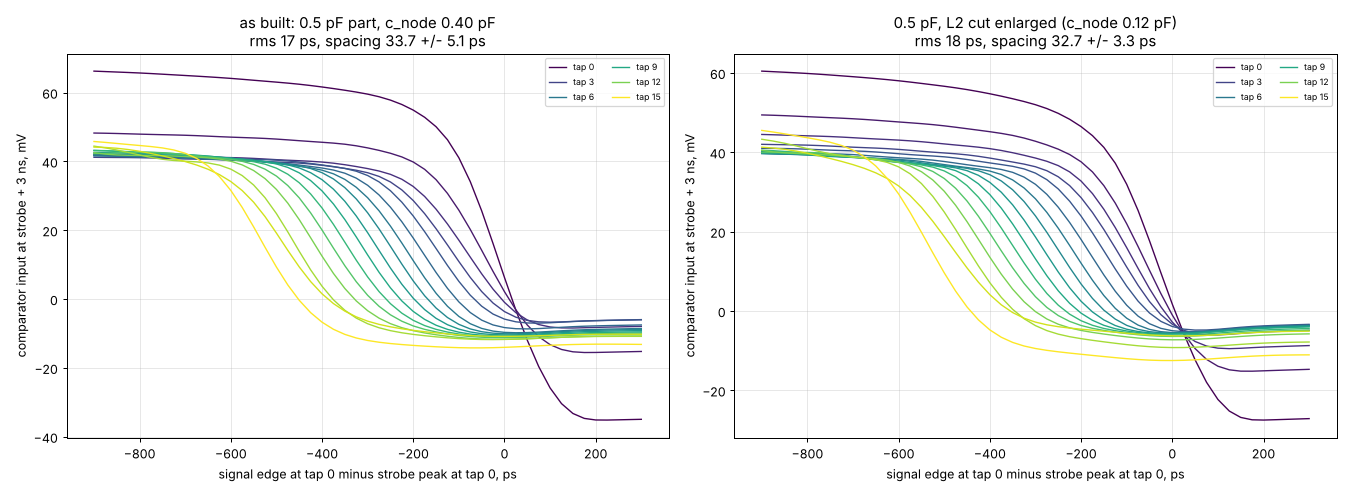

Python code for this plot:
"""BOM-2 tap-capacitor study on the as-built array (deck_ab.py).
(1) survey: coupling ("hold") capacitor cc x hold-node capacitance c_node -> strobe arrival per tap, captured value
    (edge passed / not yet arrived), feed-through (edge arriving after the strobe vs no edge), droop to the latch
    (+5 / +8 / +12 ns), tap-to-tap spread
(2) full edge sweeps (tap positions, spacing, single-shot rms with sim/phase_array/run.py's estimator) for the
    as-built nominal and the candidates.
python3 taps.py [survey|sweep|all]  -> survey.json / sweep.json, taps.png   (about 15-25 min, 4 processes)"""
import dataclasses, json, os, sys
from multiprocessing import Pool
import numpy as np
import matplotlib
matplotlib.use("Agg")
import matplotlib.pyplot as plt

HERE = os.path.dirname(os.path.abspath(__file__))
sys.path.insert(0, HERE)
import deck_ab as A  # noqa: E402
sys.path.insert(0, os.path.join(HERE, "..", "phase_array"))
import run as RN  # noqa: E402  (fit_taps, tdc, pulse_stats; not edited)

N = A.N
OV = [f"v(o{i})" for i in range(N)]
PA = [f"v(pa{i})" for i in range(N)]
TREAD = (1e-9, 3e-9, 5e-9, 8e-9, 12e-9)


def strobe_job(p):
    t, w = A.sim_ab(dataclasses.replace(p, signal=False, tstop=2e-9), A.D.T_ST + 0.7e-9, PA + ["v(a0)", "v(a15)"])
    st = {n: RN.pulse_stats(t, w[n]) for n in PA}
    return st, float(w["v(a0)"].max()), float(w["v(a15)"].max())


def read_job(args):
    p, tp0 = args
    t, w = A.sim_ab(p, tp0, OV)
    return {f"{dt*1e9:g}": [float(np.interp(tp0 + dt, t, w[o])) for o in OV] for dt in TREAD}


def survey(pool):
    cases = []
    for cn in (0.40e-12, 0.12e-12):
        for cc in (0.03e-12, 0.1e-12, 0.2e-12, 0.3e-12, 0.5e-12, 0.8e-12):
            cases.append((f"cc {cc*1e12:.2f} pF, c_node {cn*1e12:.2f} pF", A.AB(cc=cc, c_node=cn, tstop=13e-9)))
    cases.append(("original deck values (0.47 pF, c_node 0)", A.AB(cc=0.47e-12, c_node=0.0, tstop=13e-9)))
    sts = pool.map(strobe_job, [p for _, p in cases])
    jobs = []
    for (name, p), (st, _, _) in zip(cases, sts):
        tp0 = st["v(pa0)"]["t_peak"]
        jobs += [(dataclasses.replace(p, x=-900e-12), tp0), (dataclasses.replace(p, x=+300e-12), tp0),
                 (dataclasses.replace(p, signal=False), tp0)]
    rr = pool.map(read_job, jobs)
    out = {}
    for k, ((name, p), (st, a0, a15)) in enumerate(zip(cases, sts)):
        hi, lo, idle = rr[3 * k], rr[3 * k + 1], rr[3 * k + 2]
        arr = np.array([st[n]["t_peak"] for n in PA]); arr -= arr[0]
        r = dict(cc_pF=p.cc * 1e12, c_node_pF=p.c_node * 1e12,
                 strobe_tap0_V=st["v(pa0)"]["peak"], strobe_tap15_V=st["v(pa15)"]["peak"],
                 strobe_ps_per_tap=float(arr[-1] / 15 * 1e12), node_a0_peak_V=a0, node_a15_peak_V=a15)
        for dt in ("1", "3", "5", "8", "12"):
            h, l, i0 = (np.array(x[dt]) * 1e3 for x in (hi, lo, idle))
            sw = h - l
            r[f"t{dt}ns"] = dict(passed_mV=h.round(1).tolist(), not_arrived_mV=l.round(1).tolist(),
                                swing_min_mV=float(sw.min()), swing_mean_mV=float(sw.mean()), swing_max_mV=float(sw.max()),
                                mid_mean_mV=float(((h + l) / 2).mean()), mid_spread_mV=float(np.ptp((h + l) / 2)),
                                feedthrough_mean_mV=float((l - i0).mean()))
        s3, s12 = np.array(hi["3"]) - np.array(lo["3"]), np.array(hi["12"]) - np.array(lo["12"])
        r["droop_3_to_12ns_pct"] = float(100 * np.mean(1 - s12 / s3))
        out[name] = r
        print(name, {kk: (round(v, 3) if isinstance(v, float) else v) for kk, v in r.items() if not kk.startswith("t")},
              "swing3 min/mean", round(r["t3ns"]["swing_min_mV"], 1), round(r["t3ns"]["swing_mean_mV"], 1),
              "mid", round(r["t3ns"]["mid_mean_mV"], 1), "ft", round(r["t3ns"]["feedthrough_mean_mV"], 1),
              "swing12 min", round(r["t12ns"]["swing_min_mV"], 1), flush=True)
    return out


def sweep(pool, cases):
    xs = np.arange(-900e-12, 300.1e-12, 25e-12)
    out = {}
    for name, p in cases.items():
        st, _, _ = strobe_job(p)
        tp0 = st["v(pa0)"]["t_peak"]
        rr = pool.map(read_job, [(dataclasses.replace(p, x=float(x), tstop=4e-9), tp0) for x in xs])
        V = np.array([r["3"] for r in rr])
        ft = RN.fit_taps(xs, V)
        pos = np.array([q["pos_ps"] for q in ft]) * 1e-12
        half = np.array([(q["hi_mV"] - q["lo_mV"]) / 2e3 for q in ft])
        wid = float(np.median([q["w1090_ps"] for q in ft])) * 1e-12
        sp = np.diff(np.sort(pos)) * 1e12
        def rms(**kw):
            try:
                return RN.tdc(pos, half, wid, **kw) * 1e12
            except ValueError:            # no usable captures (taps never switch)
                return float("nan")
        out[name] = dict(taps=ft, spacing_ps=sp.round(1).tolist(), spacing_mean=float(sp.mean()), spacing_sd=float(sp.std()),
                         spacing_min=float(sp.min()), spacing_max=float(sp.max()), window_ps=float((pos.max() - pos.min()) * 1e12),
                         half_min_mV=float(half.min() * 1e3), half_max_mV=float(half.max() * 1e3), w1090_ps=wid * 1e12,
                         rms_ps=rms(), rms_ps_off6p5=rms(off=6.5e-3),
                         x=xs.tolist(), V=V.tolist())
        print(name, {k: (round(v, 2) if isinstance(v, float) else v) for k, v in out[name].items() if k not in ("taps", "x", "V")}, flush=True)
    return out


if __name__ == "__main__":
    what = sys.argv[1] if len(sys.argv) > 1 else "all"
    with Pool(4) as pool:
        if what in ("survey", "all"):
            json.dump(survey(pool), open(os.path.join(HERE, "survey.json"), "w"), indent=1)
        if what in ("sweep", "all"):
            cases = {"as built: 0.5 pF part, c_node 0.40 pF": A.AB(cc=0.5e-12, c_node=0.40e-12),
                     "0.5 pF, L2 cut enlarged (c_node 0.12 pF)": A.AB(cc=0.5e-12, c_node=0.12e-12),
                     "printed 0.5 pF (L1 patch / L2 island), cut enlarged, c_node 0.12 pF": A.AB(cc=0.5e-12, c_node=0.12e-12, pad_s=0.16e-12),
                     "FH -0.25 pF corner: 0.25 pF, c_node 0.40": A.AB(cc=0.25e-12, c_node=0.40e-12),
                     "printed -15 % (0.43 pF), c_node 0.12": A.AB(cc=0.43e-12, c_node=0.12e-12, pad_s=0.16e-12),
                     "printed +15 % (0.58 pF), c_node 0.12": A.AB(cc=0.58e-12, c_node=0.12e-12, pad_s=0.16e-12),
                     "Murata W -0.05 pF corner: 0.45 pF, c_node 0.40": A.AB(cc=0.45e-12, c_node=0.40e-12),
                     "DNP (0.03 pF pad pair), c_node 0.40": A.AB(cc=0.03e-12, c_node=0.40e-12)}
            sw = sweep(pool, cases)
            json.dump({k: {kk: vv for kk, vv in v.items() if kk not in ("x", "V")} for k, v in sw.items()},
                      open(os.path.join(HERE, "sweep.json"), "w"), indent=1)
            fig, ax = plt.subplots(1, 2, figsize=(15, 5.5))
            cm = plt.get_cmap("viridis")
            for a_, name in zip(ax, list(cases)[:2]):
                s = sw[name]; V = np.array(s["V"]) * 1e3
                for i in range(N):
                    a_.plot(np.array(s["x"]) * 1e12, V[:, i], color=cm(i / 15), lw=1.1, label=f"tap {i}" if i % 3 == 0 or i == 15 else None)
                a_.set(xlabel="signal edge at tap 0 minus strobe peak at tap 0, ps", ylabel="comparator input at strobe + 3 ns, mV",
                       title=f"{name}\nrms {s['rms_ps']:.0f} ps, spacing {s['spacing_mean']:.1f} +/- {s['spacing_sd']:.1f} ps")
                a_.grid(alpha=.3); a_.legend(fontsize=7, ncol=2)
            fig.tight_layout(); fig.savefig(os.path.join(HERE, "taps.png"), dpi=90)
